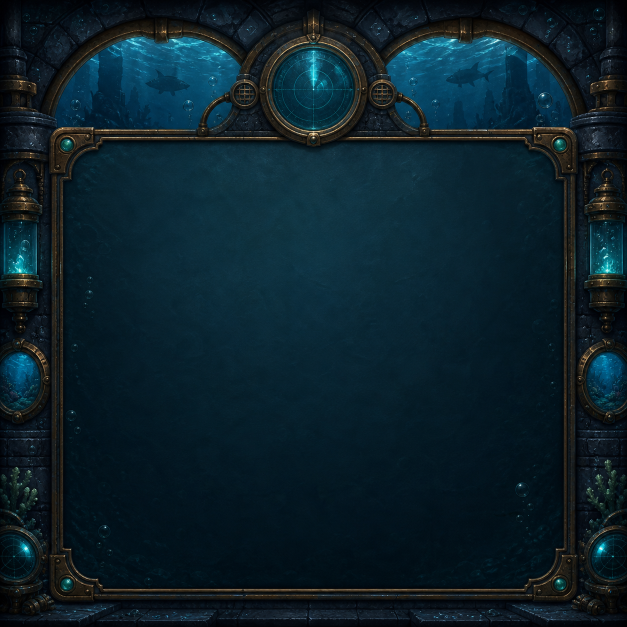
#> input picture gui-forge/src/fish_detector_bg_imagegen.png, 1254 x 1254 px (shown at 1/2 size)
$ python prepare_fish_detector_bg.py
#> lines starting #> are read from the running program, lines starting #| are printed output that depends on the picture
#!/usr/bin/env python3
"""Fit the ImageGen underwater detector art to a fixed 54-slot GUI plate."""
from pathlib import Path

from PIL import Image, ImageDraw

HERE = Path(__file__).resolve().parent
RAW = HERE / "src" / "fish_detector_bg_imagegen.png"
OUT = HERE / "src" / "fish_detector" / "bg_source.png"
W, H = 704, 888


def main() -> None:
    if not RAW.exists():
        raise SystemExit(f"원화가 없습니다: {RAW}")
    raw = Image.open(RAW).convert("RGBA")
    fitted = raw.resize((W, W), Image.Resampling.LANCZOS)
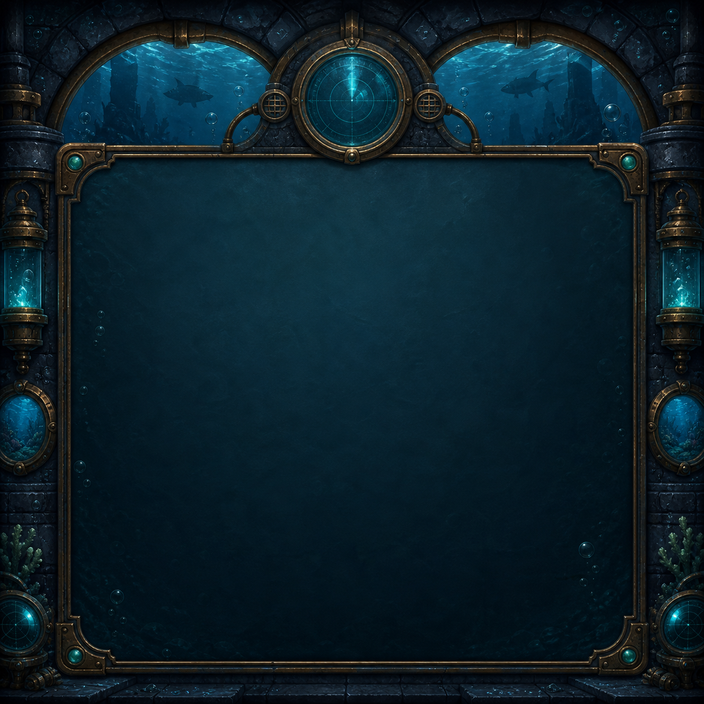
#> fitted: PIL image 704x704 RGBA; mean R, G, B, A 11.6, 32.2, 41.7, 255
    im = Image.new("RGBA", (W, H), (7, 17, 24, 255))
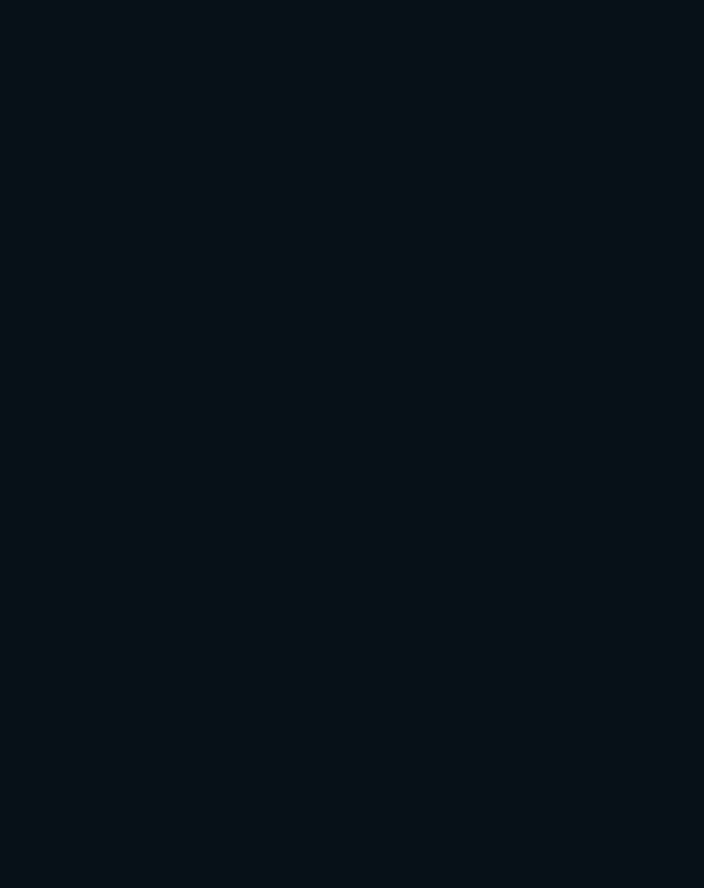
#> im: PIL image 704x888 RGBA; mean R, G, B, A 7, 17, 24, 255
    im.paste(fitted, (0, 0))
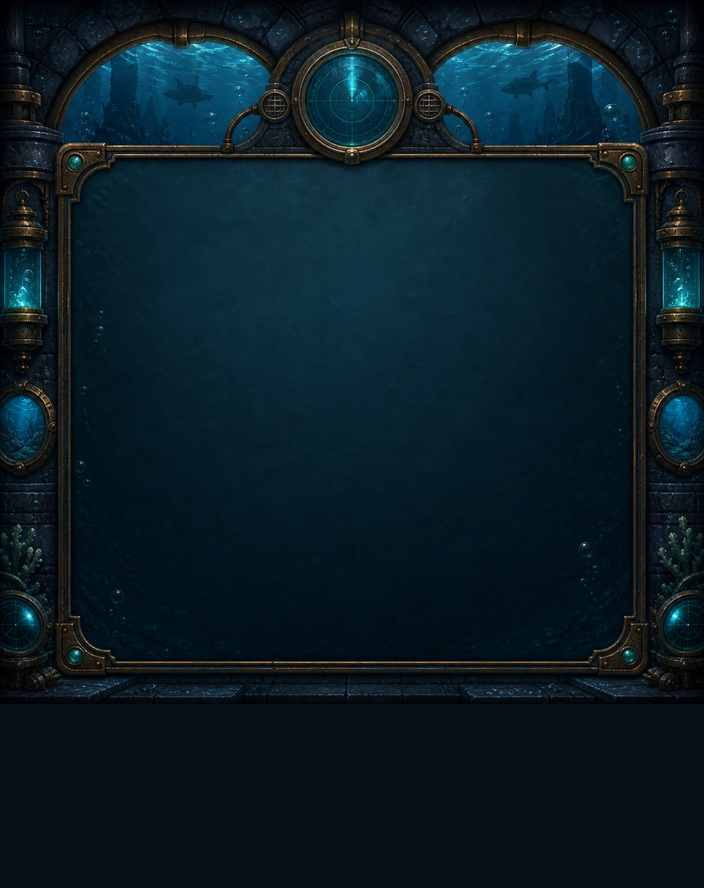
#> im: PIL image 704x888 RGBA; mean R, G, B, A 10.7, 29.1, 38, 255
    # The 6-row top inventory ends at art y=552.  Keep a dark underwater
    # continuation behind the deterministic player inventory grid.
    draw = ImageDraw.Draw(im)
    draw.rectangle((24, 548, 680, 887), fill=(7, 17, 24, 255))
    draw.line((28, 548, 676, 548), fill=(53, 103, 110, 255), width=4)
    OUT.parent.mkdir(parents=True, exist_ok=True)
    im.convert("RGB").save(OUT)
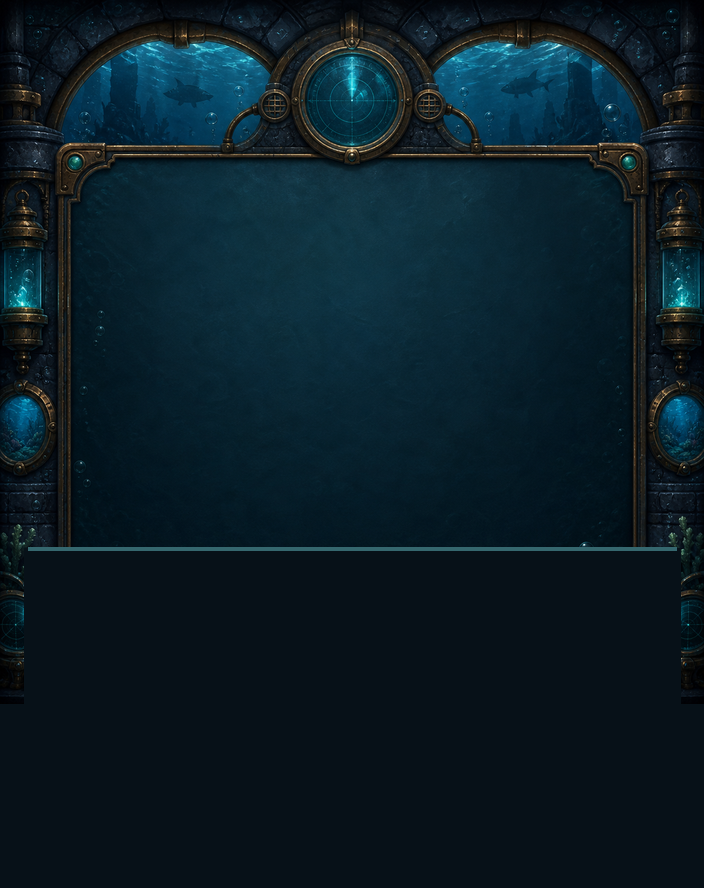
#> saved as bg_source.png: PIL image 704x888 RGB; mean R, G, B 10.6, 28.8, 37.7
    print(f"초음파 탐지기 전용 판 → {OUT} (원화 {raw.size} → {W}x{H})")
#| 초음파 탐지기 전용 판 → gui-forge/src/fish_detector/bg_source.png (원화 (1254, 1254) → 704x888)


if __name__ == "__main__":
    main()

$ run again, with gui-forge/src/cooking_confirm_bg_imagegen.png copied over gui-forge/src/fish_detector_bg_imagegen.png
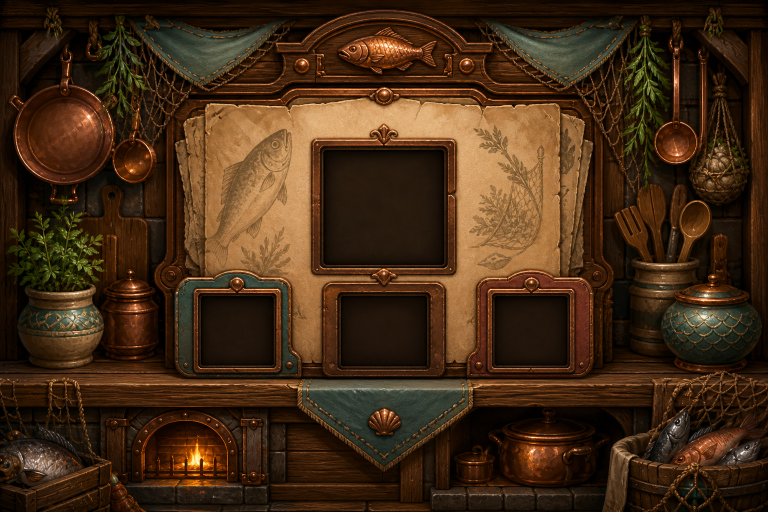
#> input picture gui-forge/src/cooking_confirm_bg_imagegen.png, 1536 x 1024 px (shown at 1/2 size)
#> in main, `fitted = raw.resize((W, W), Image.Resampling.LANCZOS)`:
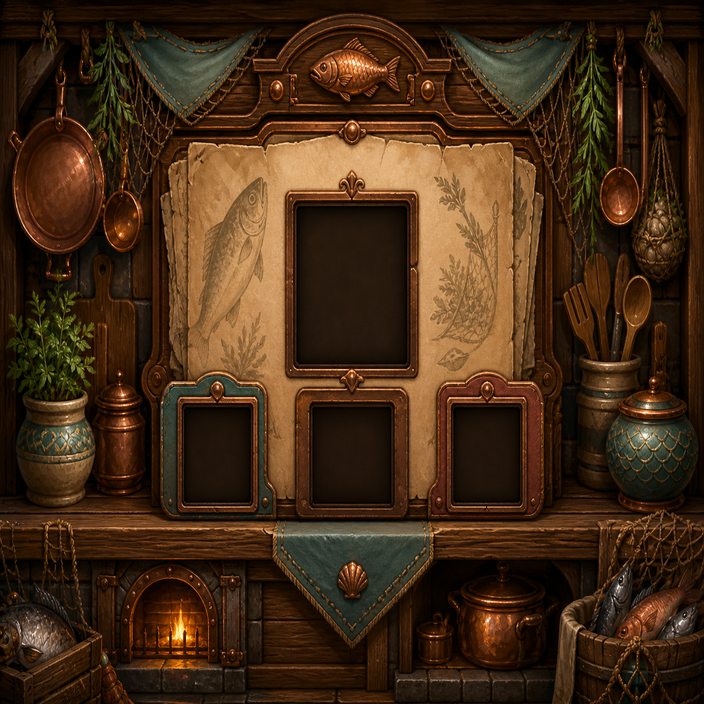
#> fitted: PIL image 704x704 RGBA; mean R, G, B, A 67.9, 43.4, 21.7, 255
#> in main, `im.convert("RGB").save(OUT)`:
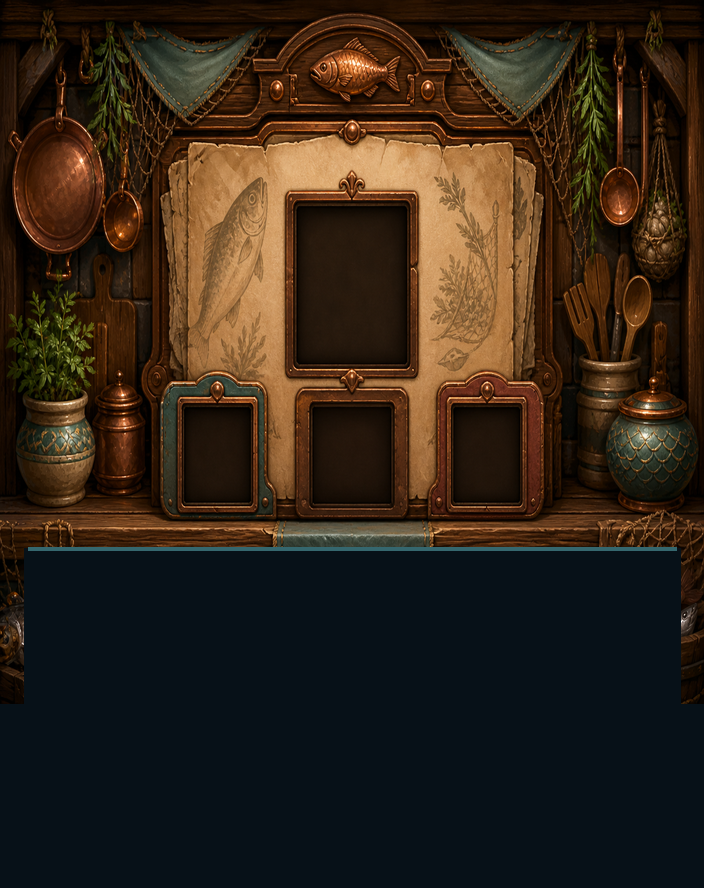
#> saved as bg_source.png: PIL image 704x888 RGB; mean R, G, B 48.5, 36.3, 24.3
#| 초음파 탐지기 전용 판 → gui-forge/src/fish_detector/bg_source.png (원화 (1536, 1024) → 704x888)
